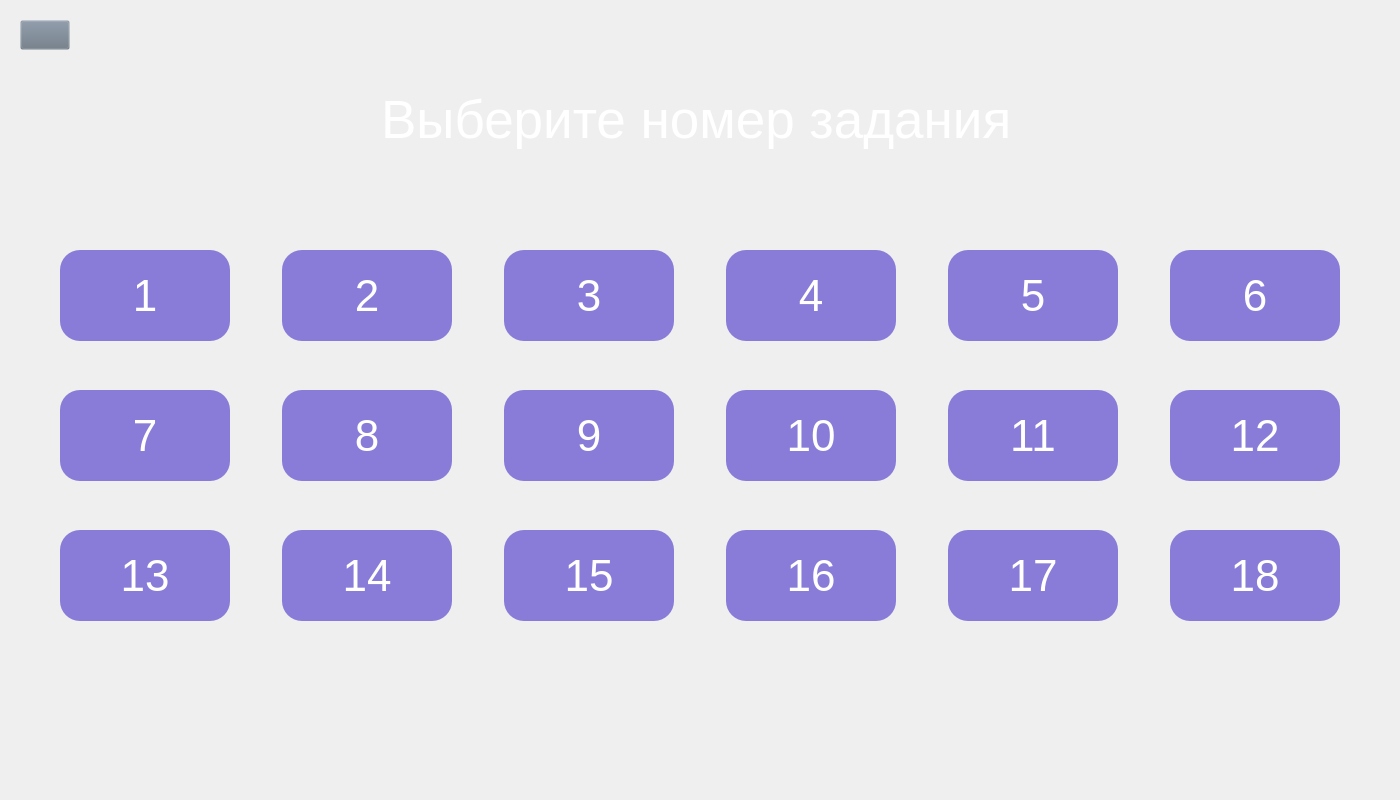
<?xml version="1.0" encoding="UTF-8"?>
<ui version="4.0">
 <class>Form</class>
 <widget class="QWidget" name="Form">
  <property name="geometry">
   <rect>
    <x>0</x>
    <y>0</y>
    <width>1400</width>
    <height>800</height>
   </rect>
  </property>
  <property name="font">
   <font>
    <pointsize>8</pointsize>
   </font>
  </property>
  <property name="windowTitle">
   <string>Form</string>
  </property>
  <property name="styleSheet">
   <string notr="true">QPushButton#back{
	background-color: rgba(105, 118, 132, 0);
}
QPushButton:pressed{
	padding-left: 2px;
	padding-top: 2px;
}</string>
  </property>
  <widget class="QPushButton" name="back">
   <property name="geometry">
    <rect>
     <x>20</x>
     <y>20</y>
     <width>50</width>
     <height>30</height>
    </rect>
   </property>
   <property name="text">
    <string/>
   </property>
   <property name="icon">
    <iconset>
     <normaloff>../Images/right-arrows.png</normaloff>../Images/right-arrows.png</iconset>
   </property>
   <property name="iconSize">
    <size>
     <width>30</width>
     <height>30</height>
    </size>
   </property>
  </widget>
  <widget class="QPushButton" name="exercise_1">
   <property name="geometry">
    <rect>
     <x>60</x>
     <y>250</y>
     <width>170</width>
     <height>91</height>
    </rect>
   </property>
   <property name="font">
    <font>
     <family>MS Shell Dlg 2</family>
     <pointsize>33</pointsize>
    </font>
   </property>
   <property name="styleSheet">
    <string notr="true">background-color: rgb(107,92,209,200); color: White; border-radius: 20px; </string>
   </property>
   <property name="text">
    <string>1</string>
   </property>
  </widget>
  <widget class="QPushButton" name="exercise_2">
   <property name="geometry">
    <rect>
     <x>282</x>
     <y>250</y>
     <width>170</width>
     <height>91</height>
    </rect>
   </property>
   <property name="font">
    <font>
     <family>MS Shell Dlg 2</family>
     <pointsize>33</pointsize>
    </font>
   </property>
   <property name="styleSheet">
    <string notr="true">background-color: rgb(107,92,209,200); color: White; border-radius: 20px; </string>
   </property>
   <property name="text">
    <string>2</string>
   </property>
  </widget>
  <widget class="QPushButton" name="exercise_3">
   <property name="geometry">
    <rect>
     <x>504</x>
     <y>250</y>
     <width>170</width>
     <height>91</height>
    </rect>
   </property>
   <property name="font">
    <font>
     <family>MS Shell Dlg 2</family>
     <pointsize>33</pointsize>
    </font>
   </property>
   <property name="styleSheet">
    <string notr="true">background-color: rgb(107,92,209,200); color: White; border-radius: 20px; </string>
   </property>
   <property name="text">
    <string>3</string>
   </property>
  </widget>
  <widget class="QPushButton" name="exercise_4">
   <property name="geometry">
    <rect>
     <x>726</x>
     <y>250</y>
     <width>170</width>
     <height>91</height>
    </rect>
   </property>
   <property name="font">
    <font>
     <family>MS Shell Dlg 2</family>
     <pointsize>33</pointsize>
    </font>
   </property>
   <property name="styleSheet">
    <string notr="true">background-color: rgb(107,92,209,200); color: White; border-radius: 20px; </string>
   </property>
   <property name="text">
    <string>4</string>
   </property>
  </widget>
  <widget class="QPushButton" name="exercise_5">
   <property name="geometry">
    <rect>
     <x>948</x>
     <y>250</y>
     <width>170</width>
     <height>91</height>
    </rect>
   </property>
   <property name="font">
    <font>
     <family>MS Shell Dlg 2</family>
     <pointsize>33</pointsize>
    </font>
   </property>
   <property name="styleSheet">
    <string notr="true">background-color: rgb(107,92,209,200); color: White; border-radius: 20px; </string>
   </property>
   <property name="text">
    <string>5</string>
   </property>
  </widget>
  <widget class="QPushButton" name="exercise_6">
   <property name="geometry">
    <rect>
     <x>1170</x>
     <y>250</y>
     <width>170</width>
     <height>91</height>
    </rect>
   </property>
   <property name="font">
    <font>
     <family>MS Shell Dlg 2</family>
     <pointsize>33</pointsize>
    </font>
   </property>
   <property name="styleSheet">
    <string notr="true">background-color: rgb(107,92,209,200); color: White; border-radius: 20px; </string>
   </property>
   <property name="text">
    <string>6</string>
   </property>
  </widget>
  <widget class="QPushButton" name="exercise_11">
   <property name="geometry">
    <rect>
     <x>948</x>
     <y>390</y>
     <width>170</width>
     <height>91</height>
    </rect>
   </property>
   <property name="font">
    <font>
     <family>MS Shell Dlg 2</family>
     <pointsize>33</pointsize>
    </font>
   </property>
   <property name="styleSheet">
    <string notr="true">background-color: rgb(107,92,209,200); color: White; border-radius: 20px; </string>
   </property>
   <property name="text">
    <string>11</string>
   </property>
  </widget>
  <widget class="QPushButton" name="exercise_8">
   <property name="geometry">
    <rect>
     <x>282</x>
     <y>390</y>
     <width>170</width>
     <height>91</height>
    </rect>
   </property>
   <property name="font">
    <font>
     <family>MS Shell Dlg 2</family>
     <pointsize>33</pointsize>
    </font>
   </property>
   <property name="styleSheet">
    <string notr="true">background-color: rgb(107,92,209,200); color: White; border-radius: 20px; </string>
   </property>
   <property name="text">
    <string>8</string>
   </property>
  </widget>
  <widget class="QPushButton" name="exercise_7">
   <property name="geometry">
    <rect>
     <x>60</x>
     <y>390</y>
     <width>170</width>
     <height>91</height>
    </rect>
   </property>
   <property name="font">
    <font>
     <family>MS Shell Dlg 2</family>
     <pointsize>33</pointsize>
    </font>
   </property>
   <property name="styleSheet">
    <string notr="true">background-color: rgb(107,92,209,200); color: White; border-radius: 20px; </string>
   </property>
   <property name="text">
    <string>7</string>
   </property>
  </widget>
  <widget class="QPushButton" name="exercise_12">
   <property name="geometry">
    <rect>
     <x>1170</x>
     <y>390</y>
     <width>170</width>
     <height>91</height>
    </rect>
   </property>
   <property name="font">
    <font>
     <family>MS Shell Dlg 2</family>
     <pointsize>33</pointsize>
    </font>
   </property>
   <property name="styleSheet">
    <string notr="true">background-color: rgb(107,92,209,200); color: White; border-radius: 20px; </string>
   </property>
   <property name="text">
    <string>12</string>
   </property>
  </widget>
  <widget class="QPushButton" name="exercise_10">
   <property name="geometry">
    <rect>
     <x>726</x>
     <y>390</y>
     <width>170</width>
     <height>91</height>
    </rect>
   </property>
   <property name="font">
    <font>
     <family>MS Shell Dlg 2</family>
     <pointsize>33</pointsize>
    </font>
   </property>
   <property name="styleSheet">
    <string notr="true">background-color: rgb(107,92,209,200); color: White; border-radius: 20px; </string>
   </property>
   <property name="text">
    <string>10</string>
   </property>
  </widget>
  <widget class="QPushButton" name="exercise_9">
   <property name="geometry">
    <rect>
     <x>504</x>
     <y>390</y>
     <width>170</width>
     <height>91</height>
    </rect>
   </property>
   <property name="font">
    <font>
     <family>MS Shell Dlg 2</family>
     <pointsize>33</pointsize>
    </font>
   </property>
   <property name="styleSheet">
    <string notr="true">background-color: rgb(107,92,209,200); color: White; border-radius: 20px; </string>
   </property>
   <property name="text">
    <string>9</string>
   </property>
  </widget>
  <widget class="QPushButton" name="exercise_18">
   <property name="geometry">
    <rect>
     <x>1170</x>
     <y>530</y>
     <width>170</width>
     <height>91</height>
    </rect>
   </property>
   <property name="font">
    <font>
     <family>MS Shell Dlg 2</family>
     <pointsize>33</pointsize>
    </font>
   </property>
   <property name="styleSheet">
    <string notr="true">background-color: rgb(107,92,209,200); color: White; border-radius: 20px; </string>
   </property>
   <property name="text">
    <string>18</string>
   </property>
  </widget>
  <widget class="QPushButton" name="exercise_15">
   <property name="geometry">
    <rect>
     <x>504</x>
     <y>530</y>
     <width>170</width>
     <height>91</height>
    </rect>
   </property>
   <property name="font">
    <font>
     <family>MS Shell Dlg 2</family>
     <pointsize>33</pointsize>
    </font>
   </property>
   <property name="styleSheet">
    <string notr="true">background-color: rgb(107,92,209,200); color: White; border-radius: 20px; </string>
   </property>
   <property name="text">
    <string>15</string>
   </property>
  </widget>
  <widget class="QPushButton" name="exercise_17">
   <property name="geometry">
    <rect>
     <x>948</x>
     <y>530</y>
     <width>170</width>
     <height>91</height>
    </rect>
   </property>
   <property name="font">
    <font>
     <family>MS Shell Dlg 2</family>
     <pointsize>33</pointsize>
    </font>
   </property>
   <property name="styleSheet">
    <string notr="true">background-color: rgb(107,92,209,200); color: White; border-radius: 20px; </string>
   </property>
   <property name="text">
    <string>17</string>
   </property>
  </widget>
  <widget class="QPushButton" name="exercise_14">
   <property name="geometry">
    <rect>
     <x>282</x>
     <y>530</y>
     <width>170</width>
     <height>91</height>
    </rect>
   </property>
   <property name="font">
    <font>
     <family>MS Shell Dlg 2</family>
     <pointsize>33</pointsize>
    </font>
   </property>
   <property name="styleSheet">
    <string notr="true">background-color: rgb(107,92,209,200); color: White; border-radius: 20px; </string>
   </property>
   <property name="text">
    <string>14</string>
   </property>
  </widget>
  <widget class="QPushButton" name="exercise_16">
   <property name="geometry">
    <rect>
     <x>726</x>
     <y>530</y>
     <width>170</width>
     <height>91</height>
    </rect>
   </property>
   <property name="font">
    <font>
     <family>MS Shell Dlg 2</family>
     <pointsize>33</pointsize>
    </font>
   </property>
   <property name="styleSheet">
    <string notr="true">background-color: rgb(107,92,209,200); color: White; border-radius: 20px; </string>
   </property>
   <property name="text">
    <string>16</string>
   </property>
  </widget>
  <widget class="QPushButton" name="exercise_13">
   <property name="geometry">
    <rect>
     <x>60</x>
     <y>530</y>
     <width>170</width>
     <height>91</height>
    </rect>
   </property>
   <property name="font">
    <font>
     <family>MS Shell Dlg 2</family>
     <pointsize>33</pointsize>
    </font>
   </property>
   <property name="styleSheet">
    <string notr="true">background-color: rgb(107,92,209,200); color: White; border-radius: 20px; </string>
   </property>
   <property name="text">
    <string>13</string>
   </property>
  </widget>
  <widget class="QLabel" name="label">
   <property name="geometry">
    <rect>
     <x>3</x>
     <y>0</y>
     <width>1401</width>
     <height>241</height>
    </rect>
   </property>
   <property name="font">
    <font>
     <pointsize>12</pointsize>
    </font>
   </property>
   <property name="text">
    <string>&lt;html&gt;&lt;head/&gt;&lt;body&gt;&lt;p align=&quot;center&quot;&gt;&lt;span style=&quot; font-size:40pt; color:#ffffff;&quot;&gt;Выберите номер задания &lt;/span&gt;&lt;/p&gt;&lt;/body&gt;&lt;/html&gt;</string>
   </property>
  </widget>
  <zorder>label</zorder>
  <zorder>back</zorder>
  <zorder>exercise_1</zorder>
  <zorder>exercise_2</zorder>
  <zorder>exercise_3</zorder>
  <zorder>exercise_4</zorder>
  <zorder>exercise_5</zorder>
  <zorder>exercise_6</zorder>
  <zorder>exercise_11</zorder>
  <zorder>exercise_8</zorder>
  <zorder>exercise_7</zorder>
  <zorder>exercise_12</zorder>
  <zorder>exercise_10</zorder>
  <zorder>exercise_9</zorder>
  <zorder>exercise_18</zorder>
  <zorder>exercise_15</zorder>
  <zorder>exercise_17</zorder>
  <zorder>exercise_14</zorder>
  <zorder>exercise_16</zorder>
  <zorder>exercise_13</zorder>
 </widget>
 <resources/>
 <connections/>
</ui>
